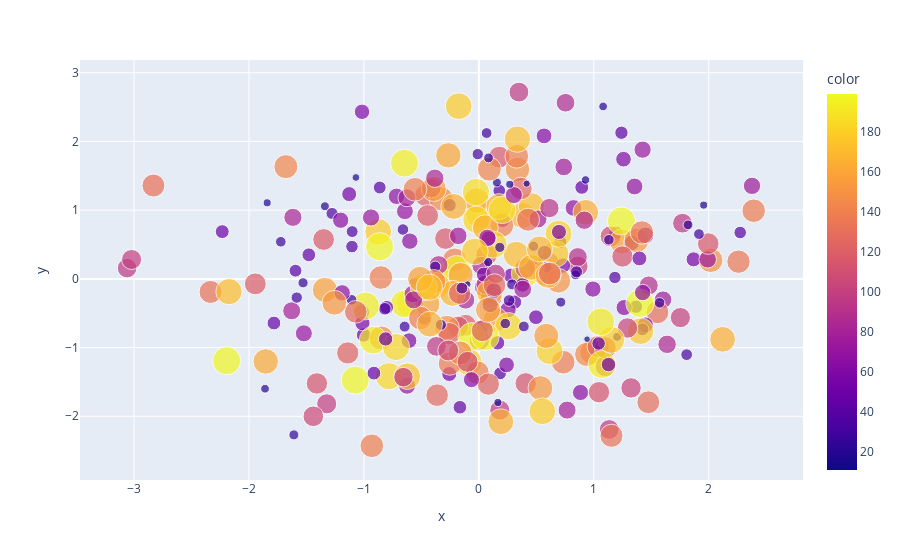

Notebook source saved alongside this figure:
### Code cell
px.scatter(x=x,y=y,size=z,color=z)

### Figure 1 — Plotly figure (JSON) as saved in the notebook; plotly's stock layout.template omitted (floating-point values rounded to 4 significant figures; data arrays with more than 128 entries replaced by an {"elided": "..."} marker saying what was removed)
{"data": [{"hovertemplate": "x=%{x}<br>y=%{y}<br>size=%{marker.size}<br>color=%{marker.color}<extra></extra>", "legendgroup": "", "marker": {"color": {"elided": "300 int values"}, "coloraxis": "coloraxis", "size": {"elided": "300 int values"}, "sizemode": "area", "sizeref": 0.4975, "symbol": "circle"}, "mode": "markers", "name": "", "orientation": "v", "showlegend": false, "type": "scatter", "x": {"elided": "300 float values"}, "xaxis": "x", "y": {"elided": "300 float values"}, "yaxis": "y"}], "layout": {"coloraxis": {"colorbar": {"title": {"text": "color"}}, "colorscale": [[0, "#0d0887"], [0.1111, "#46039f"], [0.2222, "#7201a8"], [0.3333, "#9c179e"], [0.4444, "#bd3786"], [0.5556, "#d8576b"], [0.6667, "#ed7953"], [0.7778, "#fb9f3a"], [0.8889, "#fdca26"], [1, "#f0f921"]]}, "legend": {"itemsizing": "constant", "tracegroupgap": 0}, "margin": {"t": 60}, "xaxis": {"anchor": "y", "domain": [0, 1], "title": {"text": "x"}}, "yaxis": {"anchor": "x", "domain": [0, 1], "title": {"text": "y"}}}}
